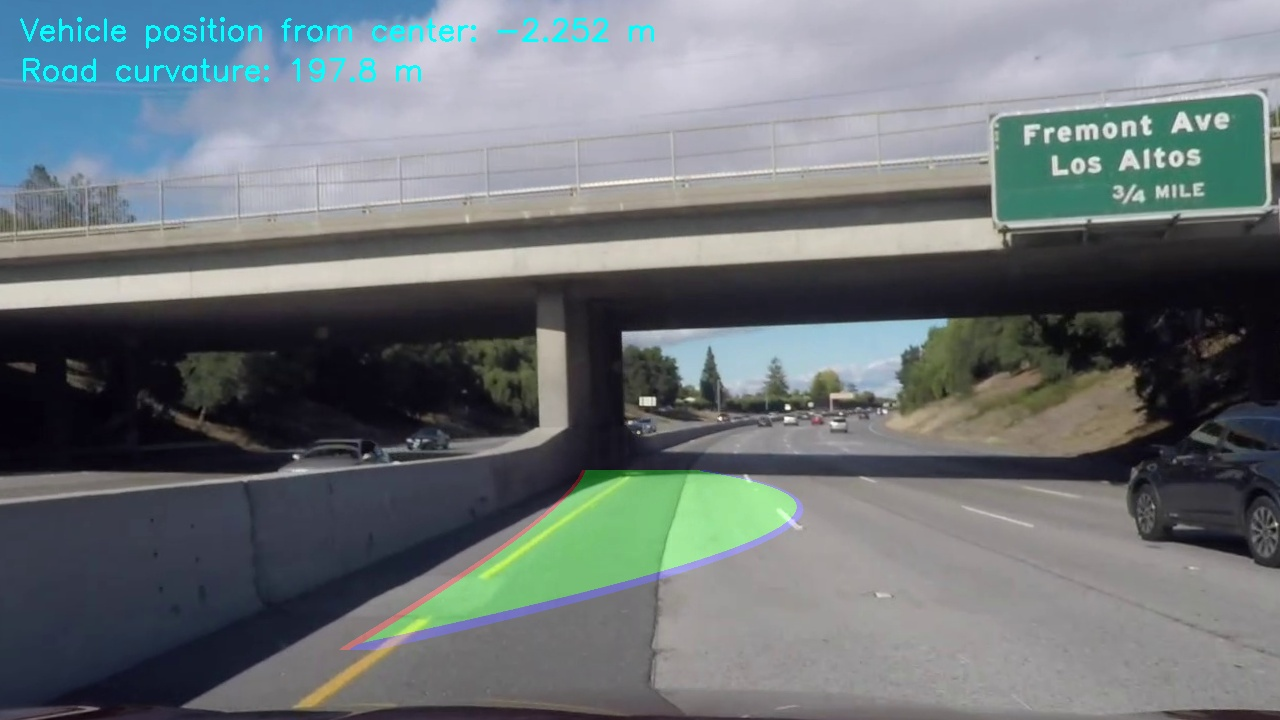
#> input picture Done storing images9/106.jpg, 1280 x 720 px
$ python -i get_binary_support_functions.py   (imports and definitions only)   (older library calls are emulated)
#> lines starting #> are read from the running program, lines starting #| are printed output that depends on the picture
#> further down, picture is the input picture: shape (720, 1280, 3); mean B, G, R 118.3, 115.2, 107.8
# -*- coding: utf-8 -*-
import numpy as np
import cv2
import pyopencl as cl
from scipy.misc import  imsave

local_work_group = [16,32]


# [34 lines left out: functions get_rgb_binary, get_rgb, not called in this run]

def get_hls(image):
    '''
    Returns thresholded H, L, S components of the image
    '''
    hls = cv2.cvtColor(image, cv2.COLOR_BGR2HLS)
#> hls: shape (720, 1280, 3); mean of channels 0, 1, 2 90.1, 114.3, 38.3
    H = hls[:,:,0]
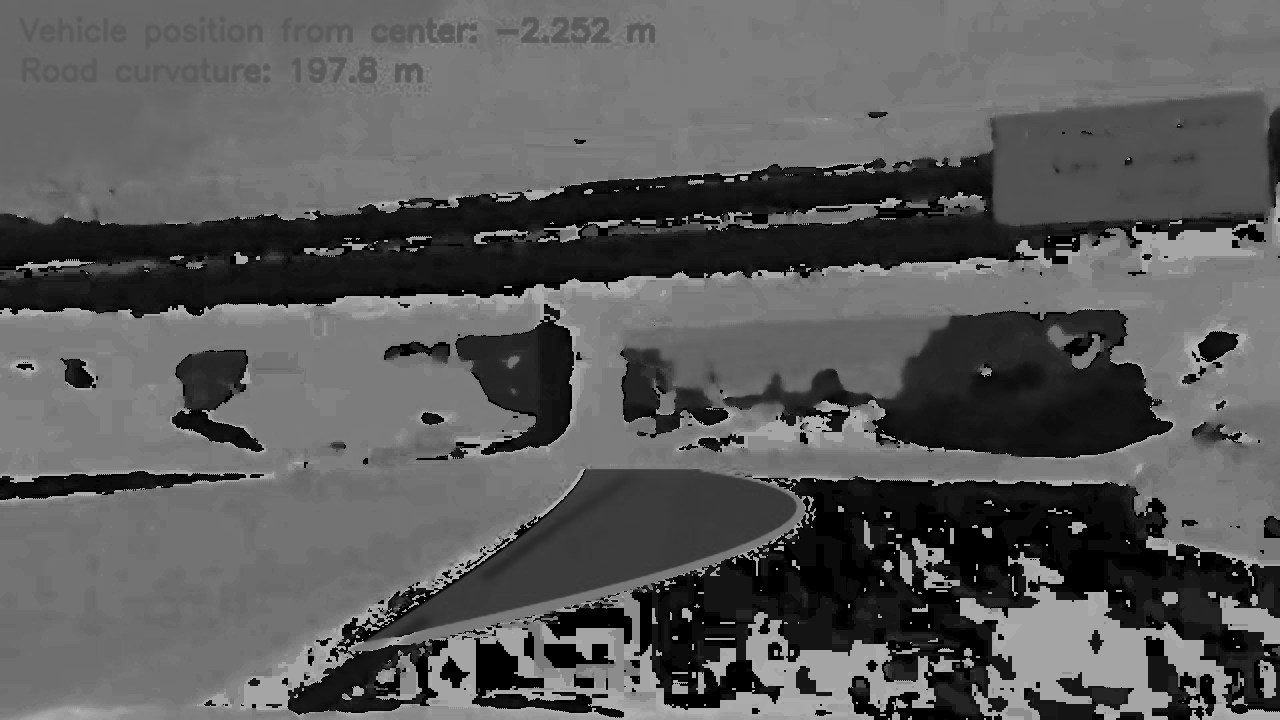
#> H: shape (720, 1280); min 0, max 180, mean 90.1
    L = hls[:,:,1]
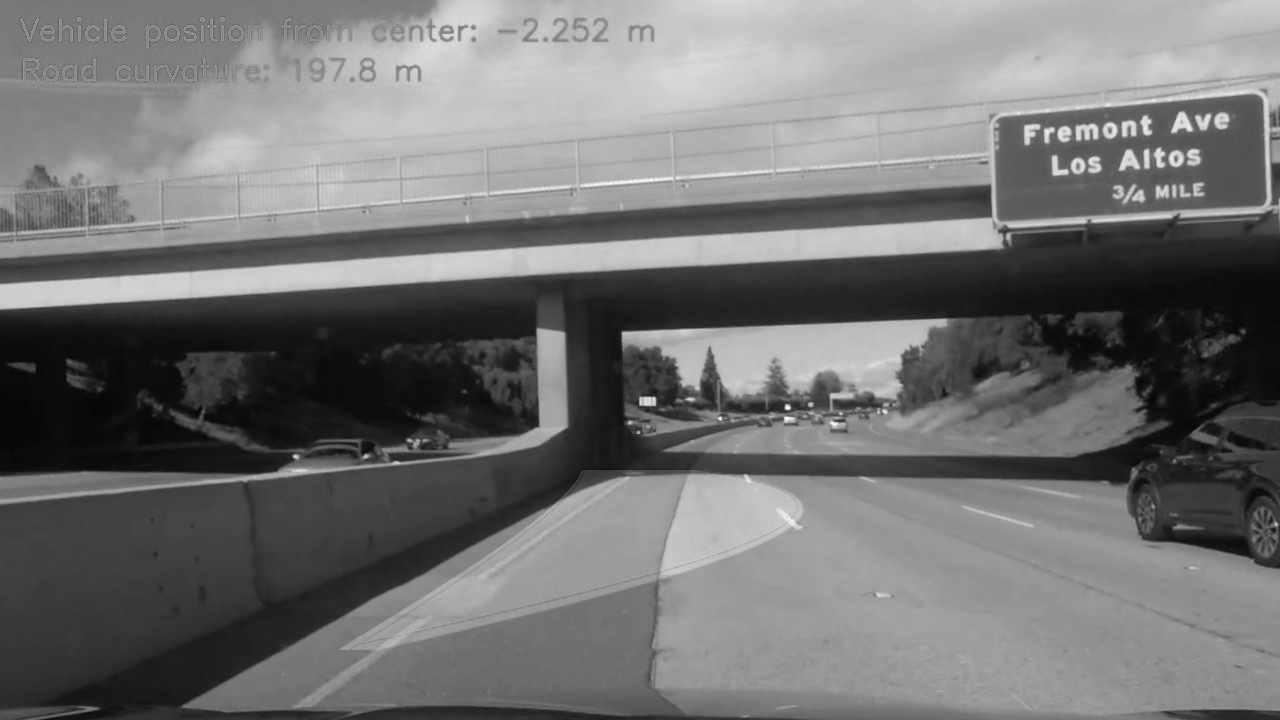
#> L: shape (720, 1280); min 2, max 253, mean 114.3
    S = hls[:,:,2]
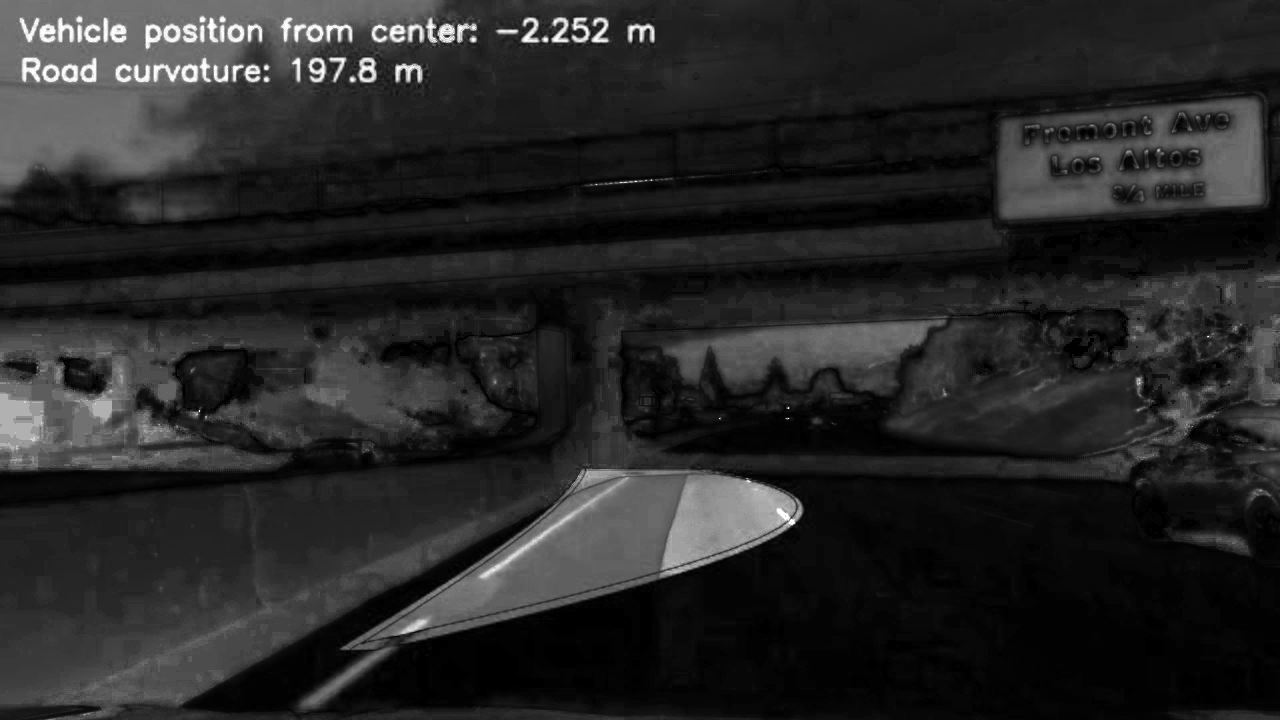
#> S: shape (720, 1280); min 0, max 255, mean 38.3

    zero_channel = np.zeros_like(H) # create a zero color channel
    H = np.array(cv2.merge((H,zero_channel,zero_channel)),np.uint8)
#> H: shape (720, 1280, 3); mean of channels 0, 1, 2 90.1, 0, 0
    L = np.array(cv2.merge((zero_channel,L,zero_channel)),np.uint8)
#> L: shape (720, 1280, 3); mean of channels 0, 1, 2 0, 114.3, 0
    S = np.array(cv2.merge((zero_channel,zero_channel,S)),np.uint8)
#> S: shape (720, 1280, 3); mean of channels 0, 1, 2 0, 0, 38.3

    return (H, L, S)

# [81 lines left out: functions get_hls_binary, get_gray_binary, get_binary, not called in this run]

>>> import cv2
>>> picture = cv2.imread('Done storing images9/106.jpg')
>>> result = get_hls(picture)

$ run again, on Done storing images9/117.jpg
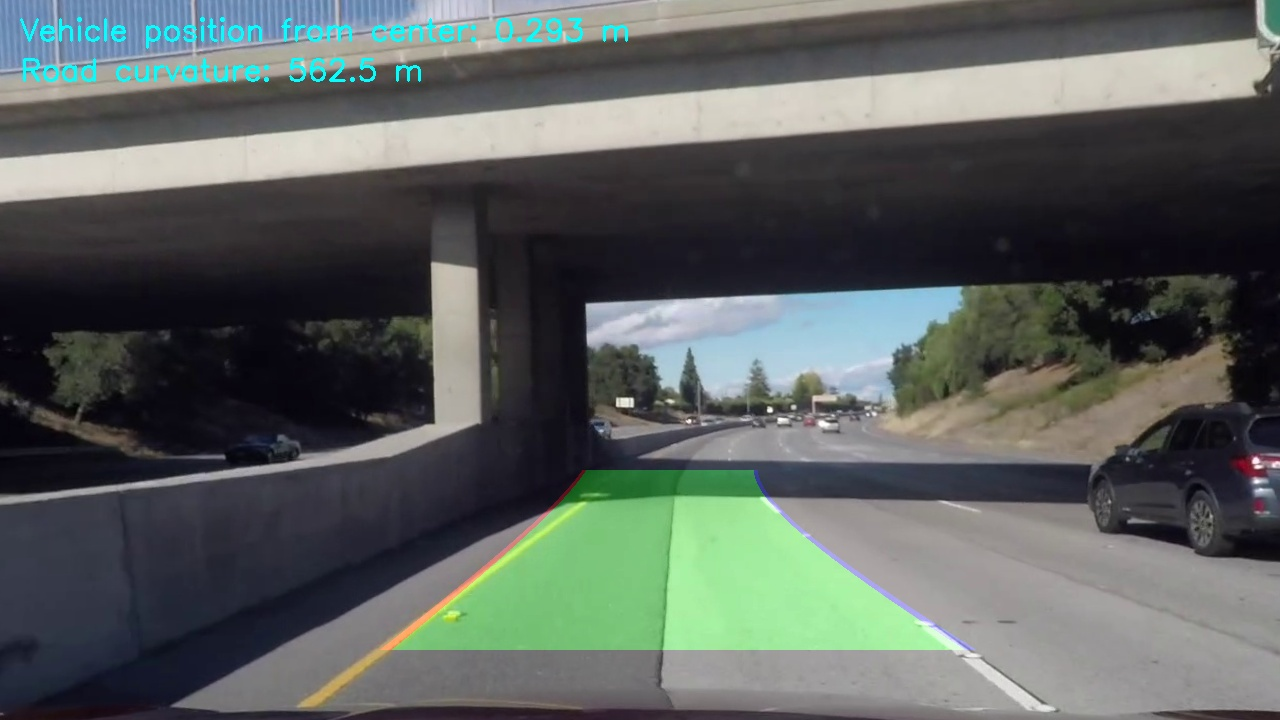
#> input picture Done storing images9/117.jpg, 1280 x 720 px
#> picture is the input picture: shape (720, 1280, 3); mean B, G, R 94.4, 97.3, 91.1
#> hls: shape (720, 1280, 3); mean of channels 0, 1, 2 88.3, 95.1, 40
#> in get_hls, `H = hls[:,:,0]`:
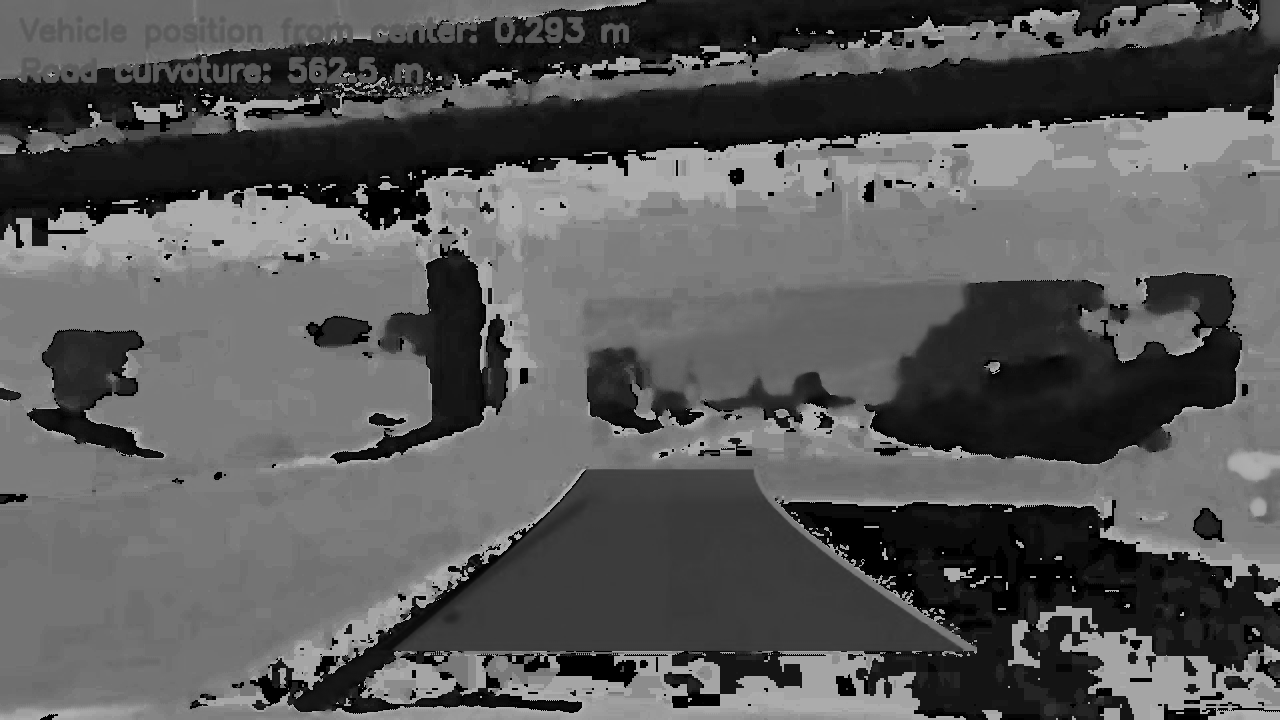
#> H: shape (720, 1280); min 0, max 180, mean 88.3
#> in get_hls, `S = hls[:,:,2]`:
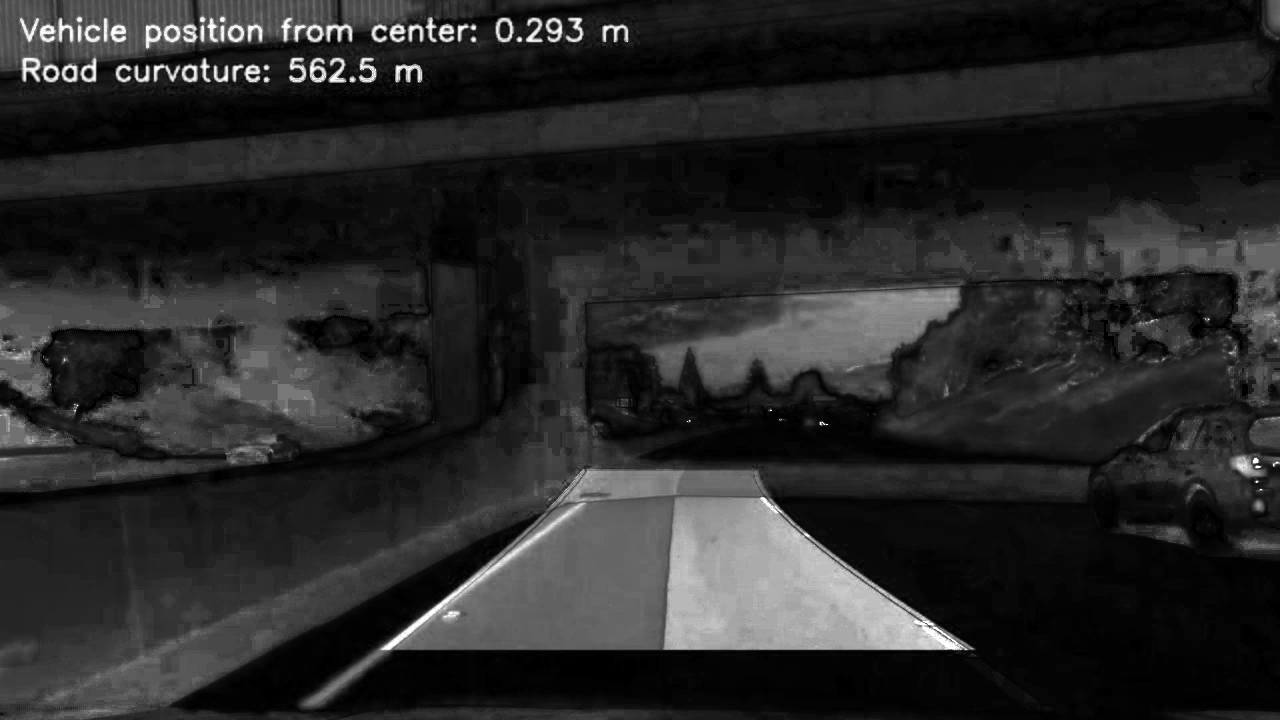
#> S: shape (720, 1280); min 0, max 255, mean 40

$ run again, on Done storing images9/127.jpg
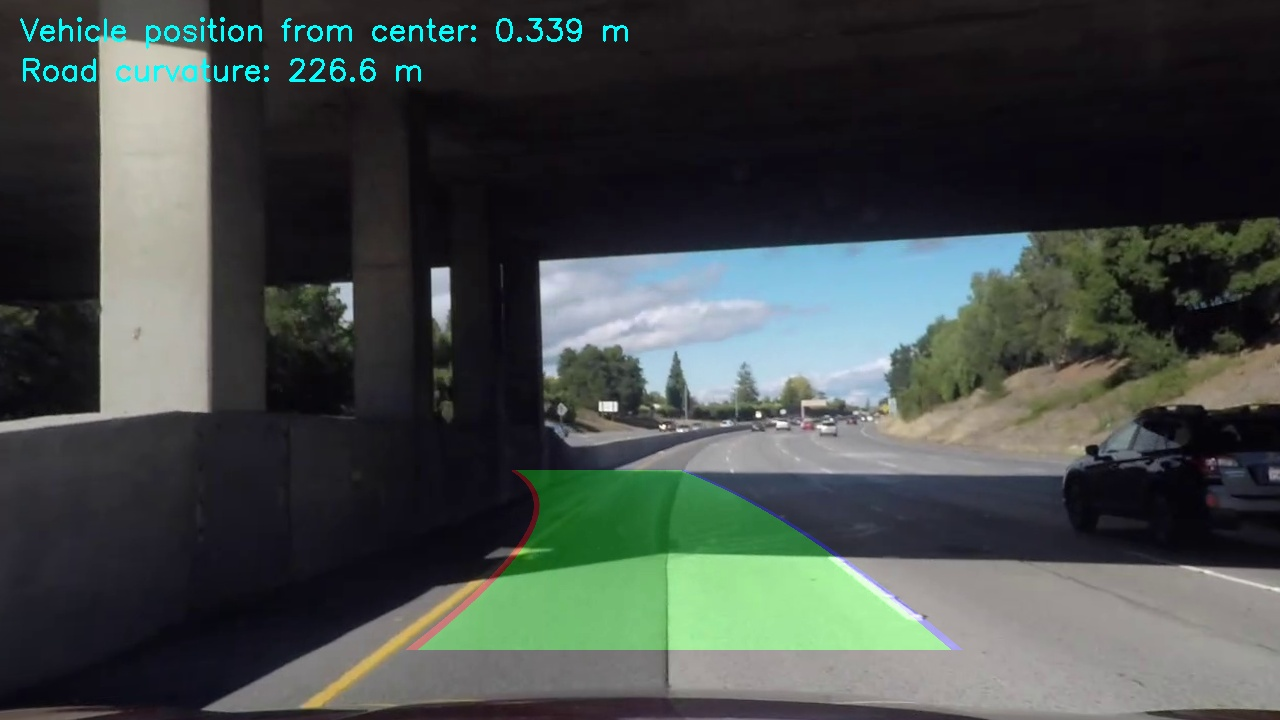
#> input picture Done storing images9/127.jpg, 1280 x 720 px
#> picture is the input picture: shape (720, 1280, 3); mean B, G, R 71.8, 74.6, 67.8
#> hls: shape (720, 1280, 3); mean of channels 0, 1, 2 96.2, 72, 46.3
#> in get_hls, `H = hls[:,:,0]`:
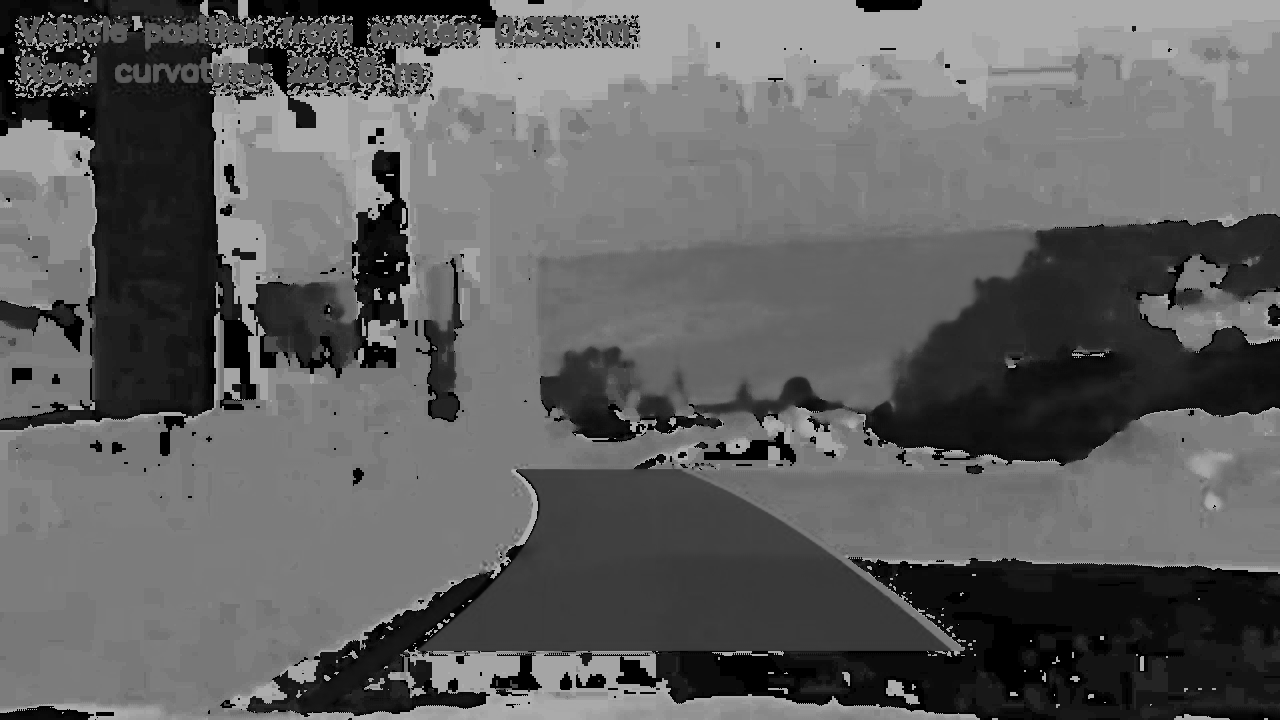
#> H: shape (720, 1280); min 0, max 180, mean 96.2
#> in get_hls, `S = hls[:,:,2]`:
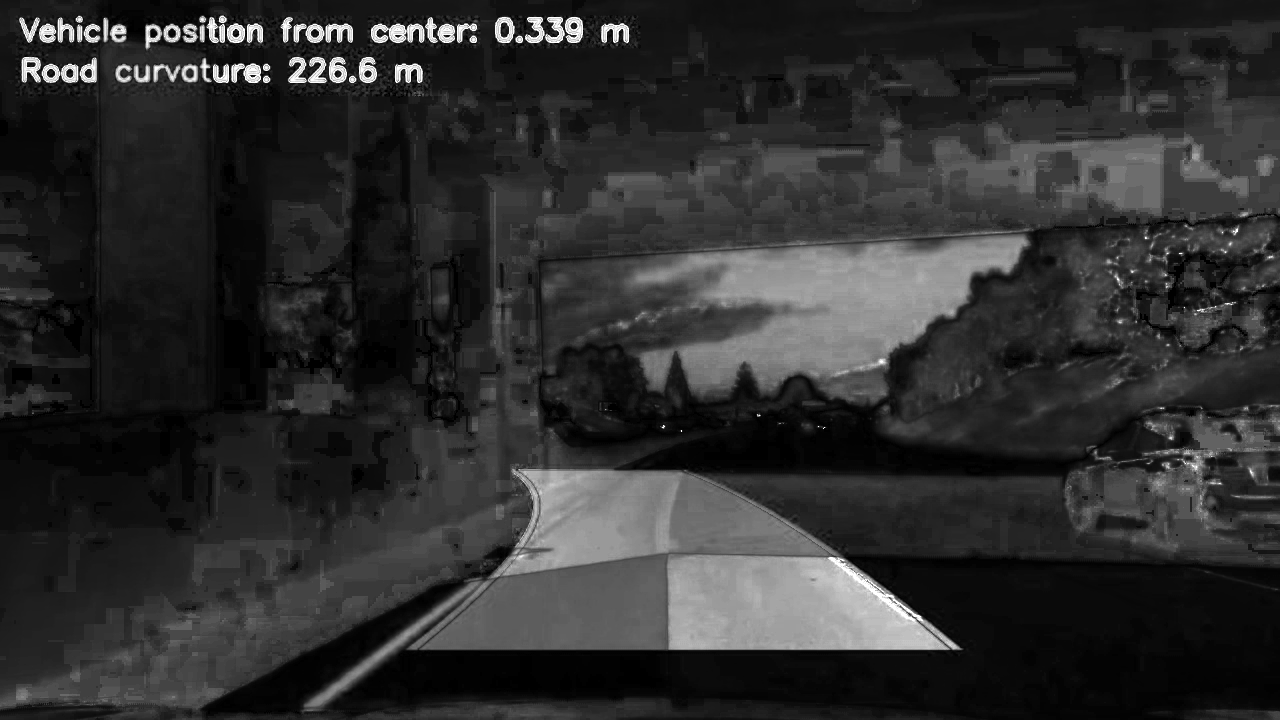
#> S: shape (720, 1280); min 0, max 255, mean 46.3
